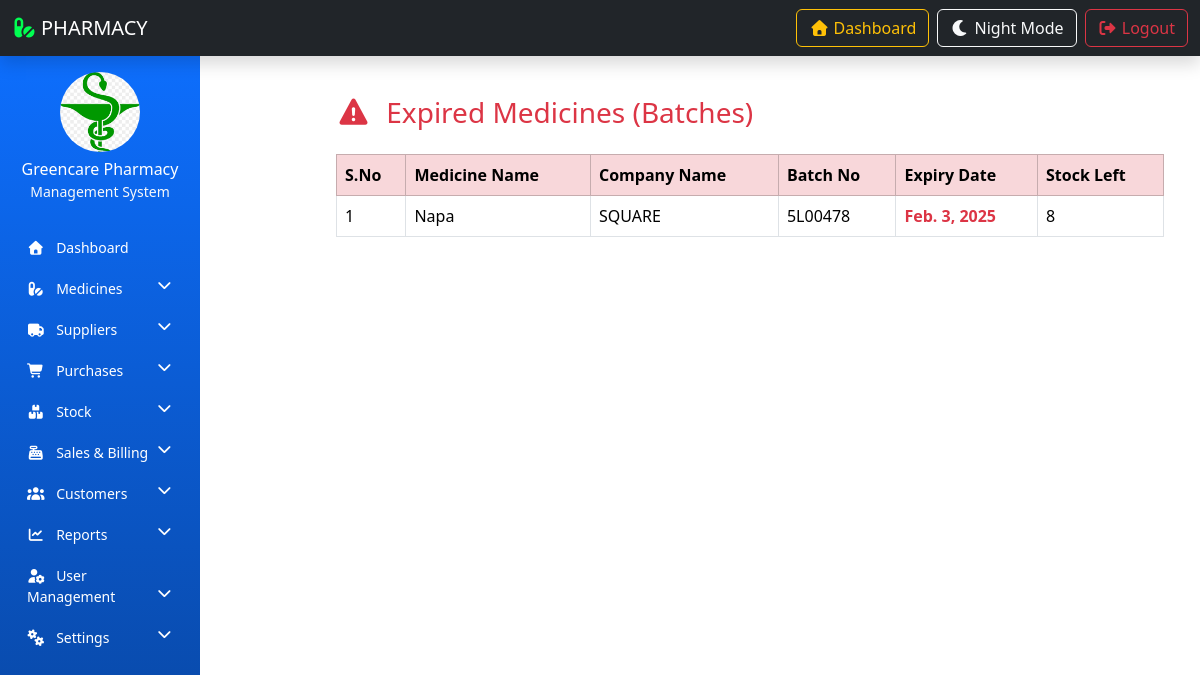
Page /expired-medicine/ (signed in) on the committed database.
### resultapp/models.py (models this page shows, shortened)
class PharmacySettings(models.Model):
    pharmacy_name = models.CharField(max_length=200)
    owner_name = models.CharField(max_length=200)
    phone = models.CharField(max_length=20)
    email = models.EmailField(blank=True, null=True)  # ✅ fixed
    address = models.TextField()
    tax_percentage = models.DecimalField(max_digits=5, decimal_places=2, default=0)
    discount_percentage = models.DecimalField(max_digits=5, decimal_places=2, default=0)
    currency = models.CharField(max_length=10, default='tk')
    logo = models.ImageField(upload_to='pharmacy_logo/', blank=True, null=True)

class Batch(models.Model):
    medicine = models.ForeignKey(Medicine, on_delete=models.CASCADE, related_name='batches')
    batch_no = models.CharField(max_length=100)
    manufacture_date = models.DateField(null=True, blank=True)
    expiry_date = models.DateField()
    quantity = models.IntegerField()
    buy_price = models.DecimalField(max_digits=10, decimal_places=2)
    sell_price = models.DecimalField(max_digits=10, decimal_places=2)
    created_at = models.DateTimeField(auto_now_add=True)
    status = models.BooleanField(default=True)

class Medicine(models.Model):
    medicine_name = models.CharField(max_length=200)
    generic_name = models.CharField(max_length=200, blank=True, null=True)
    company_name = models.CharField(max_length=200)
    created_date = models.DateTimeField(auto_now_add=True)

### resultapp/views.py (the view)
# urls.py: path('expired-medicine/', expired_medicine, name='expired_medicine'),
@login_required
def expired_medicine(request):
    today = timezone.now().date()
    expired_batches = Batch.objects.filter(
        expiry_date__lt=today,
        status=True
    ).select_related('medicine').order_by('expiry_date')
    return render(request, "expired_medicine.html", {
        "expired_batches": expired_batches,
        "today": today
    })

### resultapp/context_processors.py (called while the page is built)
def pharmacy_info(request):
    return {
        'pharmacy_info': PharmacySettings.objects.first()
    }

### resultapp/templates/expired_medicine.html
{% extends 'admin_base.html' %}
{% load static %}
{% block content %}
<div class="container mt-4">
    <h3 class="mb-4 text-danger">
        <i class="fas fa-exclamation-triangle me-2"></i>
        Expired Medicines (Batches)
    </h3>
    <div class="table-responsive">
        <table class="table table-bordered table-hover">
            <thead class="table-danger">
                <tr>
                    <th>S.No</th>
                    <th>Medicine Name</th>
                    <th>Company Name</th>
                    <th>Batch No</th>
                    <th>Expiry Date</th>
                    <th>Stock Left</th>
                </tr>
            </thead>
            <tbody>
                {% for b in expired_batches %}
                <tr>
                    <td>{{ forloop.counter }}</td>
                    <td>{{ b.medicine.medicine_name }}</td>
                    <td>{{ b.medicine.company_name }}</td>
                    <td>{{ b.batch_no }}</td>
                    <td class="text-danger fw-bold">
                        {{ b.expiry_date }}
                    </td>
                    <td>
                        {{ b.quantity }}
                    </td>
                </tr>
                {% empty %}
                <tr>
                    <td colspan="6" class="text-center">
                        No expired medicines found.
                    </td>
                </tr>
                {% endfor %}
            </tbody>
        </table>
    </div>
</div>
{% endblock %}

### resultapp/templates/sidebar.html (shortened to what this page needs)
{% load static %}
<nav class="col-md-3 col-lg-2 d-md-block sidebar collapse pt-3">
    <div class="text-center text-white mb-4">
        {% if pharmacy_info.logo %}
        <img src="{{ pharmacy_info.logo.url }}" class="img-fluid rounded-circle mb-2"
            style="width:80px; height:80px; object-fit:cover;">
        {% else %}
        <img src="{% static 'PMS-IMAGE/logo.png' %}" class="img-fluid rounded-circle mb-2"
            style="width:80px; height:80px;">
        {% endif %}
        <h6 class="mb-0">{{ pharmacy_info.pharmacy_name|default:"GreenCare Pharmacy" }}</h6>
        <small class="text-light">Management System</small>
    </div>
    <ul class="nav flex-column">
        <li class="nav-item">
            <a href="{% url 'admin-dashboard' %}" class="nav-link">
                <i class="fas fa-home me-2"></i> Dashboard
            </a>
        </li>
        <li class="nav-item">
            <a href="#medicineMenu" data-bs-toggle="collapse" class="nav-link">
                <i class="fas fa-pills me-2"></i> Medicines
                <i class="fas fa-chevron-down float-end"></i>
            </a>
        </li>
        <li class="nav-item">
            <a href="#supplierMenu" data-bs-toggle="collapse" class="nav-link">
                <i class="fas fa-truck me-2"></i> Suppliers
                <i class="fas fa-chevron-down float-end"></i>
            </a>
        </li>
        <li class="nav-item">
            <a href="#purchaseMenu" data-bs-toggle="collapse" class="nav-link">
                <i class="fas fa-shopping-cart me-2"></i> Purchases
                <i class="fas fa-chevron-down float-end"></i>
            </a>
        </li>
        <li class="nav-item">
            <a href="#stockMenu" data-bs-toggle="collapse" class="nav-link">
                <i class="fas fa-boxes me-2"></i> Stock
                <i class="fas fa-chevron-down float-end"></i>
            </a>
        </li>
        <li class="nav-item">
            <a href="#salesMenu" data-bs-toggle="collapse" class="nav-link">
                <i class="fas fa-cash-register me-2"></i> Sales & Billing
                <i class="fas fa-chevron-down float-end"></i>
            </a>
        </li>
        <li class="nav-item">
            <a href="#customerMenu" data-bs-toggle="collapse" class="nav-link">
                <i class="fas fa-users me-2"></i> Customers
                <i class="fas fa-chevron-down float-end"></i>
            </a>
        </li>
        <li class="nav-item">
            <a href="#reportMenu" data-bs-toggle="collapse" class="nav-link">
                <i class="fas fa-chart-line me-2"></i> Reports
                <i class="fas fa-chevron-down float-end"></i>
            </a>
        </li>
        <li class="nav-item">
            <a href="#userMenu" data-bs-toggle="collapse" class="nav-link">
                <i class="fas fa-user-cog me-2"></i> User Management
                <i class="fas fa-chevron-down float-end"></i>
            </a>
        </li>
        <li class="nav-item">
            <a href="#settingsMenu" data-bs-toggle="collapse" class="nav-link">
                <i class="fas fa-cogs me-2"></i> Settings
                <i class="fas fa-chevron-down float-end"></i>
            </a>
        </li>
    </ul>
</nav>

### resultapp/templates/sidebar.html (style rules this page uses)
.sidebar { min-height: 100vh; background: linear-gradient(180deg, #0d6efd, #084298); }
.sidebar .nav-link { color: #ffffff; font-size: 14px; padding: 10px 15px; border-radius: 6px; transition: 0.3s; }

### rows in the picture
PharmacySettings: logo (picture), pharmacy_name "Greencare Pharmacy"
Batch: medicine.medicine_name "Napa", medicine.company_name "SQUARE", batch_no "5L00478", expiry_date "Feb. 3, 2025", quantity "8"
